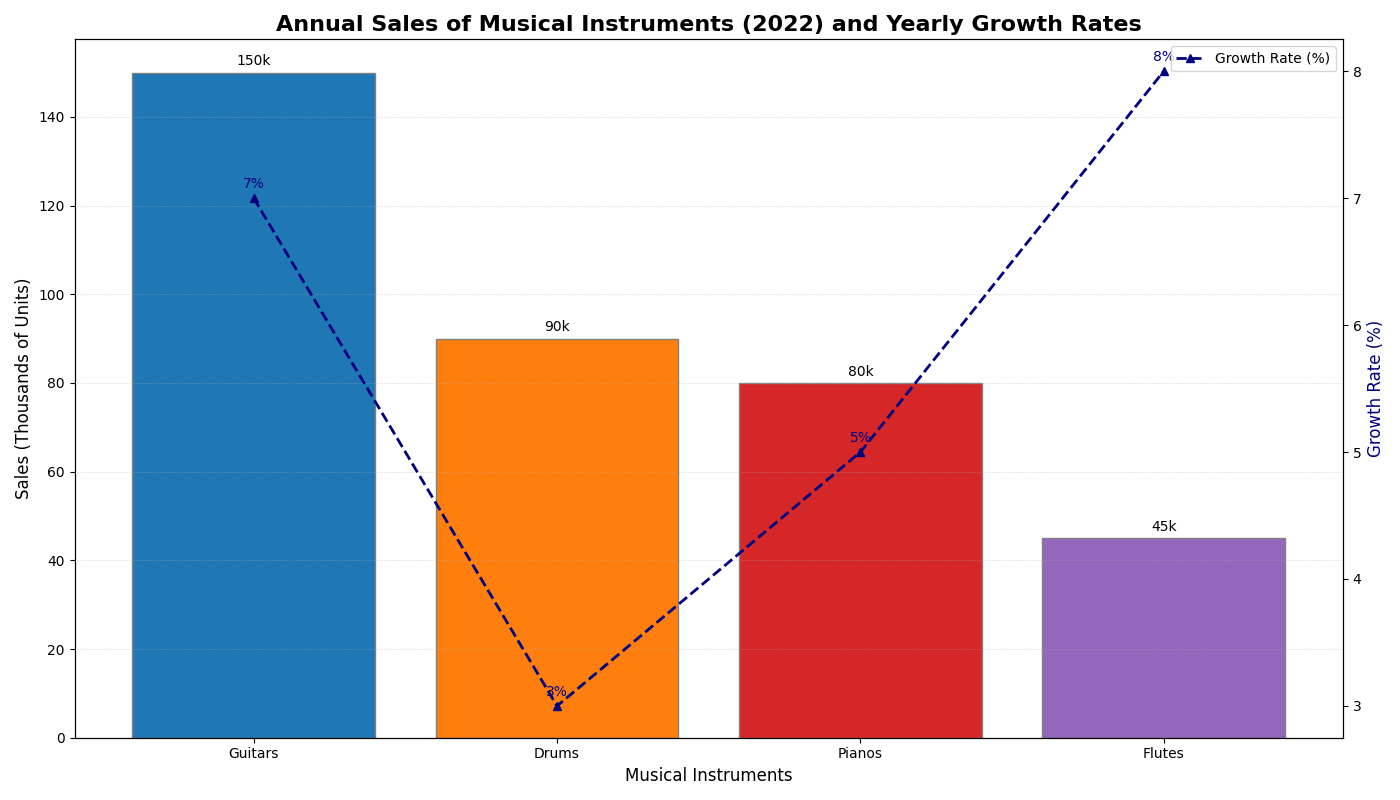

Write Python code to recreate this figure.
import matplotlib.pyplot as plt
import numpy as np

instruments = ['Guitars', 'Drums', 'Pianos', 'Flutes']
sales = [150, 90, 80, 45]
growth_rates = [7, 3, 5, 8]

fig, ax1 = plt.subplots(figsize=(14, 8))

bar_colors = ['#1f77b4', '#ff7f0e', '#d62728', '#9467bd']

# Bar chart for sales
bars = ax1.bar(instruments, sales, color=bar_colors, edgecolor='gray')  # Changed edge color
ax1.set_xlabel('Musical Instruments', fontsize=12)
ax1.set_ylabel('Sales (Thousands of Units)', fontsize=12, color='black')
ax1.set_title('Annual Sales of Musical Instruments (2022) and Yearly Growth Rates', fontsize=16, fontweight='bold')
ax1.yaxis.grid(True, linestyle=':', linewidth=0.5, alpha=0.7)  # Changed from dashed to dotted

# Annotate bar heights
for bar in bars:
    height = bar.get_height()
    ax1.annotate(f'{height}k', xy=(bar.get_x() + bar.get_width() / 2, height),
                 xytext=(0, 3), textcoords="offset points", ha='center', va='bottom', fontsize=10)

# Create a secondary axis for growth rates
ax2 = ax1.twinx()
ax2.plot(instruments, growth_rates, color='navy', marker='^', linestyle='--', linewidth=2, label='Growth Rate (%)')  # Changed marker and line style
ax2.set_ylabel('Growth Rate (%)', fontsize=12, color='navy')

# Annotate growth rates
for i, rate in enumerate(growth_rates):
    ax2.annotate(f'{rate}%', xy=(i, rate),
                 xytext=(0, 5), textcoords="offset points", ha='center', va='bottom', fontsize=10, color='navy')

# Create a legend for the line plot
lines, labels = ax2.get_legend_handles_labels()
ax2.legend(lines, labels, loc='upper right', fontsize=10)  # Moved legend location

fig.tight_layout()
plt.show()
